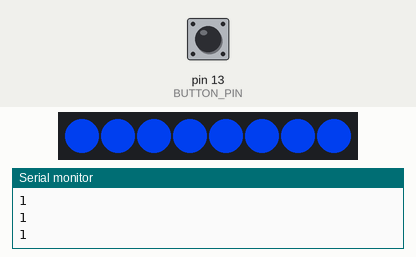
A sketch run on a simulated Arduino Uno, built with avr-gcc and run on an emulated ATmega328P. On the bench: 8 RGB LEDs in strip order, left to right, the last lines printed to the serial monitor. The test bench sets the inputs (shaded band); at power-on: pin 13 (BUTTON_PIN) HIGH. Colours are those a GRB WS2812 strip shows for the declared byte order.

Above: at 1.4 s.
1.5 s: pin 13 (BUTTON_PIN) pulled LOW for 1 s
At 1.84 s:
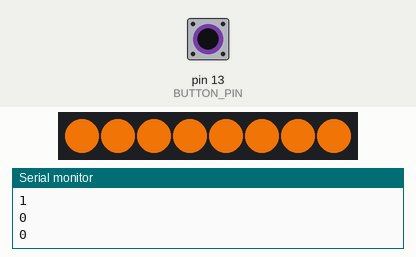
4.0 s: pin 13 (BUTTON_PIN) pulled LOW for 0.15 s
At 4.11 s:
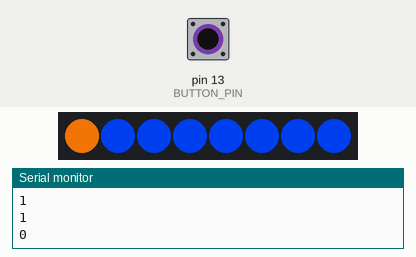
5.7 s: pin 13 (BUTTON_PIN) pulled LOW for 0.15 s
At 5.81 s:
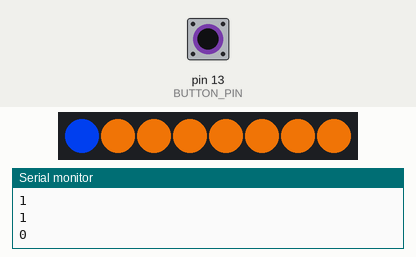
7.4 s: pin 13 (BUTTON_PIN) pulled LOW for 3.2 s
At 11.0 s:
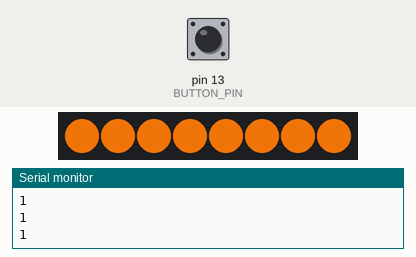
Timing chart, 0 to 12.5 s (numbered marks = the images above; inputs shaded):
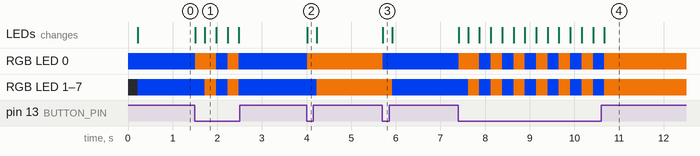

The sketch:

calcifer.html.ino
```cpp
#include <FastLED.h>

// How many leds in your strip?
#define NUM_LEDS 8

// For led chips like Neopixels, which have a data line, ground, and power, you just
// need to define DATA_PIN.  For led chipsets that are SPI based (four wires - data, clock,
// ground, and power), like the LPD8806 define both DATA_PIN and CLOCK_PIN
#define DATA_PIN 3
#define BUTTON_PIN 13

int buttonState = 0;

// Define the array of leds
CRGB leds[NUM_LEDS];

// Define initial portal index
int portalIndex = 0;

// Determines next index after shooting portal
int nextPortal[] = {1,0};

// Define portal colors
CHSV portalColors[] = {CHSV(180,255,255),CHSV(78,220,255)};

void setup() {
  Serial.begin(9600);
  // initialize the pushbutton pin as an input:
  pinMode(BUTTON_PIN, INPUT_PULLUP);

  // Initialize LED array
  FastLED.addLeds<WS2812B, DATA_PIN, RGB>(leds, NUM_LEDS);

  // set the LED brightness
  // this is a global brightness, applied regardless of what color(s) are shown on the LEDs
  FastLED.setBrightness(255);

  shootPortal();


}

void loop() {
  // read the state of the pushbutton value:
  buttonState = digitalRead(BUTTON_PIN);
  // Show the state of pushbutton on serial monitor
  Serial.println(buttonState);

  if (buttonState == 0) shootPortal();

  delay(10);
}

void shootPortal() {
  CHSV newColor = portalColors[portalIndex];

  for (int i = 0; i < NUM_LEDS; i++) {
    leds[i] = newColor;
    FastLED.show();
    delay(30);
  }

  portalIndex = nextPortal[portalIndex];
}
```

Measured:
- after the input at 1.5 s, RGB LED 0: RGB(0, 53, 202) → RGB(207, 100, 5) at once, → RGB(0, 53, 202) 0.47 s later, → RGB(207, 100, 5) 0.25 s later, → RGB(0, 53, 202) 0.25 s later; RGB LED 1: alternates RGB(207, 100, 5) for 0.25 s and RGB(0, 53, 202) for 0.25 s, 4 changes in all, then stays RGB(0, 53, 202), starting after 0.22 s
- after the input at 4.0 s, RGB LED 0: RGB(0, 53, 202) → RGB(207, 100, 5) at once; RGB LED 1–7: RGB(0, 53, 202) → RGB(207, 100, 5) after 0.22 s; the LEDs: change at once (image 2)
- after the input at 5.7 s, RGB LED 0: RGB(207, 100, 5) → RGB(0, 53, 202) at once; RGB LED 1–7: RGB(207, 100, 5) → RGB(0, 53, 202) after 0.22 s; the LEDs: change at once (image 3)
- after the input at 7.4 s, RGB LED 0: RGB(0, 53, 202) → RGB(207, 100, 5) at once, then repeats every 0.51 s: RGB(0, 53, 202) 0.25 s, RGB(207, 100, 5) 0.25 s, until it stays RGB(207, 100, 5) from 10.7 s; RGB LED 1: alternates RGB(207, 100, 5) for 0.25 s and RGB(0, 53, 202) for 0.25 s, 13 changes in all, then stays RGB(207, 100, 5), starting after 0.22 s
